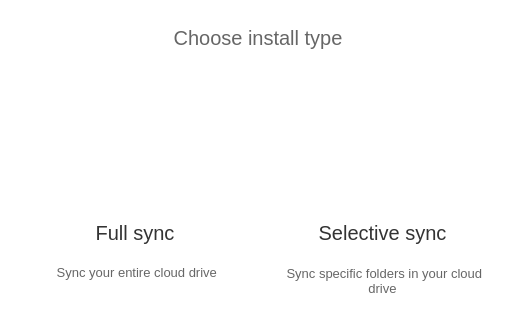
     <widget class="QWidget" name="pSetupType">
      <property name="styleSheet">
       <string notr="true">background: transparent;</string>
      </property>
      <layout class="QVBoxLayout" name="verticalLayout_5">
       <property name="spacing">
        <number>20</number>
       </property>
       <property name="leftMargin">
        <number>15</number>
       </property>
       <property name="topMargin">
        <number>26</number>
       </property>
       <property name="rightMargin">
        <number>15</number>
       </property>
       <item>
        <widget class="QLabel" name="lSetupType">
         <property name="sizePolicy">
          <sizepolicy hsizetype="Preferred" vsizetype="Maximum">
           <horstretch>0</horstretch>
           <verstretch>0</verstretch>
          </sizepolicy>
         </property>
         <property name="minimumSize">
          <size>
           <width>0</width>
           <height>0</height>
          </size>
         </property>
         <property name="maximumSize">
          <size>
           <width>16777215</width>
           <height>16777215</height>
          </size>
         </property>
         <property name="font">
          <font>
           <pointsize>-1</pointsize>
           <weight>50</weight>
           <italic>false</italic>
           <bold>false</bold>
          </font>
         </property>
         <property name="focusPolicy">
          <enum>Qt::StrongFocus</enum>
         </property>
         <property name="styleSheet">
          <string notr="true">font-size:20px;
font: &quot;Helvetica&quot;;
font-weight: normal;
color: #666666;</string>
         </property>
         <property name="text">
          <string>Choose install type</string>
         </property>
         <property name="alignment">
          <set>Qt::AlignHCenter|Qt::AlignTop</set>
         </property>
         <property name="margin">
          <number>0</number>
         </property>
        </widget>
       </item>
       <item>
        <widget class="QWidget" name="wOptions" native="true">
         <layout class="QHBoxLayout" name="horizontalLayout_5">
          <property name="leftMargin">
           <number>0</number>
          </property>
          <property name="topMargin">
           <number>0</number>
          </property>
          <property name="rightMargin">
           <number>0</number>
          </property>
          <item>
           <widget class="QWidget" name="wTypicalSetup" native="true">
            <property name="minimumSize">
             <size>
              <width>240</width>
              <height>236</height>
             </size>
            </property>
            <property name="maximumSize">
             <size>
              <width>240</width>
              <height>236</height>
             </size>
            </property>
            <property name="styleSheet">
             <string notr="true"/>
            </property>
            <layout class="QVBoxLayout" name="verticalLayout_12" stretch="0,0">
             <property name="spacing">
              <number>12</number>
             </property>
             <property name="topMargin">
              <number>21</number>
             </property>
             <property name="bottomMargin">
              <number>0</number>
             </property>
             <item>
              <widget class="QPushButton" name="rTypicalSetup">
               <property name="sizePolicy">
                <sizepolicy hsizetype="Preferred" vsizetype="Preferred">
                 <horstretch>0</horstretch>
                 <verstretch>0</verstretch>
                </sizepolicy>
               </property>
               <property name="minimumSize">
                <size>
                 <width>0</width>
                 <height>14</height>
                </size>
               </property>
               <property name="maximumSize">
                <size>
                 <width>16777215</width>
                 <height>90</height>
                </size>
               </property>
               <property name="font">
                <font>
                 <pointsize>-1</pointsize>
                </font>
               </property>
               <property name="styleSheet">
                <string notr="true">background: transparent;
border: none;</string>
               </property>
               <property name="icon">
                <iconset resource="../Resources_macx.qrc">
                 <normaloff>:/images/full_sync_ico.png</normaloff>:/images/full_sync_ico.png</iconset>
               </property>
               <property name="iconSize">
                <size>
                 <width>90</width>
                 <height>90</height>
                </size>
               </property>
               <property name="checkable">
                <bool>true</bool>
               </property>
               <property name="checked">
                <bool>false</bool>
               </property>
              </widget>
             </item>
             <item>
              <widget class="QWidget" name="widget_3" native="true">
               <property name="sizePolicy">
                <sizepolicy hsizetype="Preferred" vsizetype="Maximum">
                 <horstretch>0</horstretch>
                 <verstretch>0</verstretch>
                </sizepolicy>
               </property>
               <property name="minimumSize">
                <size>
                 <width>0</width>
                 <height>0</height>
                </size>
               </property>
               <property name="maximumSize">
                <size>
                 <width>16777215</width>
                 <height>16777215</height>
                </size>
               </property>
               <property name="styleSheet">
                <string notr="true">background: transparent;
</string>
               </property>
               <layout class="QVBoxLayout" name="verticalLayout_11">
                <property name="spacing">
                 <number>8</number>
                </property>
                <property name="leftMargin">
                 <number>0</number>
                </property>
                <property name="topMargin">
                 <number>0</number>
                </property>
                <property name="rightMargin">
                 <number>0</number>
                </property>
                <property name="bottomMargin">
                 <number>0</number>
                </property>
                <item>
                 <widget class="QLabel" name="lTypicalHeader">
                  <property name="sizePolicy">
                   <sizepolicy hsizetype="Preferred" vsizetype="Maximum">
                    <horstretch>0</horstretch>
                    <verstretch>0</verstretch>
                   </sizepolicy>
                  </property>
                  <property name="minimumSize">
                   <size>
                    <width>0</width>
                    <height>48</height>
                   </size>
                  </property>
                  <property name="maximumSize">
                   <size>
                    <width>16777215</width>
                    <height>48</height>
                   </size>
                  </property>
                  <property name="focusPolicy">
                   <enum>Qt::StrongFocus</enum>
                  </property>
                  <property name="styleSheet">
                   <string notr="true">background: transparent;

font-size:20px;
font: &quot;Helvetica&quot;;
font-weight: normal;
color: #333333;
</string>
                  </property>
                  <property name="text">
                   <string>Full sync</string>
                  </property>
                  <property name="alignment">
                   <set>Qt::AlignCenter</set>
                  </property>
                  <property name="wordWrap">
                   <bool>true</bool>
                  </property>
                 </widget>
                </item>
                <item>
                 <widget class="QLabel" name="lTypicalDesc">
                  <property name="minimumSize">
                   <size>
                    <width>0</width>
                    <height>32</height>
                   </size>
                  </property>
                  <property name="maximumSize">
                   <size>
                    <width>16777215</width>
                    <height>32</height>
                   </size>
                  </property>
                  <property name="font">
                   <font>
                    <pointsize>-1</pointsize>
                    <weight>50</weight>
                    <italic>false</italic>
                    <bold>false</bold>
                   </font>
                  </property>
                  <property name="focusPolicy">
                   <enum>Qt::StrongFocus</enum>
                  </property>
                  <property name="styleSheet">
                   <string notr="true">font-size: 13px;
font: &quot;Helvetica&quot;;
font-weight: normal;
color: #666666;
</string>
                  </property>
                  <property name="text">
                   <string> Sync your entire cloud drive</string>
                  </property>
                  <property name="alignment">
                   <set>Qt::AlignHCenter|Qt::AlignTop</set>
                  </property>
                  <property name="wordWrap">
                   <bool>true</bool>
                  </property>
                  <property name="margin">
                   <number>0</number>
                  </property>
                 </widget>
                </item>
               </layout>
              </widget>
             </item>
            </layout>
           </widget>
          </item>
          <item>
           <widget class="QWidget" name="wAdvancedSetup" native="true">
            <property name="minimumSize">
             <size>
              <width>240</width>
              <height>236</height>
             </size>
            </property>
            <property name="maximumSize">
             <size>
              <width>240</width>
              <height>236</height>
             </size>
            </property>
            <property name="styleSheet">
             <string notr="true"/>
            </property>
            <layout class="QVBoxLayout" name="verticalLayout_13">
             <property name="spacing">
              <number>12</number>
             </property>
             <property name="leftMargin">
              <number>12</number>
             </property>
             <property name="topMargin">
              <number>21</number>
             </property>
             <property name="bottomMargin">
              <number>0</number>
             </property>
             <item>
              <widget class="QPushButton" name="rAdvancedSetup">
               <property name="sizePolicy">
                <sizepolicy hsizetype="Preferred" vsizetype="Preferred">
                 <horstretch>0</horstretch>
                 <verstretch>0</verstretch>
                </sizepolicy>
               </property>
               <property name="minimumSize">
                <size>
                 <width>0</width>
                 <height>14</height>
                </size>
               </property>
               <property name="maximumSize">
                <size>
                 <width>16777215</width>
                 <height>90</height>
                </size>
               </property>
               <property name="font">
                <font>
                 <pointsize>-1</pointsize>
                </font>
               </property>
               <property name="styleSheet">
                <string notr="true">background: transparent;
border: none;</string>
               </property>
               <property name="text">
                <string/>
               </property>
               <property name="icon">
                <iconset resource="../Resources_macx.qrc">
                 <normaloff>:/images/selective_sync_ico.png</normaloff>:/images/selective_sync_ico.png</iconset>
               </property>
               <property name="iconSize">
                <size>
                 <width>90</width>
                 <height>90</height>
                </size>
               </property>
               <property name="checkable">
                <bool>true</bool>
               </property>
              </widget>
             </item>
             <item>
              <widget class="QWidget" name="widget_2" native="true">
               <property name="sizePolicy">
                <sizepolicy hsizetype="Preferred" vsizetype="Maximum">
                 <horstretch>0</horstretch>
                 <verstretch>0</verstretch>
                </sizepolicy>
               </property>
               <property name="minimumSize">
                <size>
                 <width>0</width>
                 <height>0</height>
                </size>
               </property>
               <property name="maximumSize">
                <size>
                 <width>16777215</width>
                 <height>16777215</height>
                </size>
               </property>
               <property name="styleSheet">
                <string notr="true">background: transparent;
</string>
               </property>
               <layout class="QVBoxLayout" name="verticalLayout_10">
                <property name="spacing">
                 <number>8</number>
                </property>
                <property name="leftMargin">
                 <number>0</number>
                </property>
                <property name="topMargin">
                 <number>0</number>
                </property>
                <property name="rightMargin">
                 <number>0</number>
                </property>
                <property name="bottomMargin">
                 <number>0</number>
                </property>
                <item>
                 <widget class="QLabel" name="lAdvancedHeader">
                  <property name="sizePolicy">
                   <sizepolicy hsizetype="Preferred" vsizetype="Maximum">
                    <horstretch>0</horstretch>
                    <verstretch>0</verstretch>
                   </sizepolicy>
                  </property>
                  <property name="minimumSize">
                   <size>
                    <width>0</width>
                    <height>48</height>
                   </size>
                  </property>
                  <property name="maximumSize">
                   <size>
                    <width>16777215</width>
                    <height>48</height>
                   </size>
                  </property>
                  <property name="font">
                   <font>
                    <pointsize>-1</pointsize>
                    <weight>50</weight>
                    <italic>false</italic>
                    <bold>false</bold>
                   </font>
                  </property>
                  <property name="focusPolicy">
                   <enum>Qt::StrongFocus</enum>
                  </property>
                  <property name="styleSheet">
                   <string notr="true">font-size:20px;
font: &quot;Helvetica&quot;;
font-weight: normal;
color: #333333;
</string>
                  </property>
                  <property name="text">
                   <string>Selective sync</string>
                  </property>
                  <property name="alignment">
                   <set>Qt::AlignCenter</set>
                  </property>
                  <property name="wordWrap">
                   <bool>true</bool>
                  </property>
                 </widget>
                </item>
                <item>
                 <widget class="QLabel" name="lAdvancedDesc">
                  <property name="sizePolicy">
                   <sizepolicy hsizetype="Preferred" vsizetype="Maximum">
                    <horstretch>0</horstretch>
                    <verstretch>0</verstretch>
                   </sizepolicy>
                  </property>
                  <property name="minimumSize">
                   <size>
                    <width>0</width>
                    <height>32</height>
                   </size>
                  </property>
                  <property name="maximumSize">
                   <size>
                    <width>16777215</width>
                    <height>32</height>
                   </size>
                  </property>
                  <property name="focusPolicy">
                   <enum>Qt::StrongFocus</enum>
                  </property>
                  <property name="styleSheet">
                   <string notr="true">font-size: 13px;
font: &quot;Helvetica&quot;;
font-weight: normal;
color: #666666;
</string>
                  </property>
                  <property name="text">
                   <string> Sync specific folders in your cloud drive</string>
                  </property>
                  <property name="alignment">
                   <set>Qt::AlignCenter</set>
                  </property>
                  <property name="wordWrap">
                   <bool>true</bool>
                  </property>
                  <property name="margin">
                   <number>0</number>
                  </property>
                 </widget>
                </item>
               </layout>
              </widget>
             </item>
            </layout>
           </widget>
          </item>
         </layout>
        </widget>
       </item>
      </layout>
     </widget>
